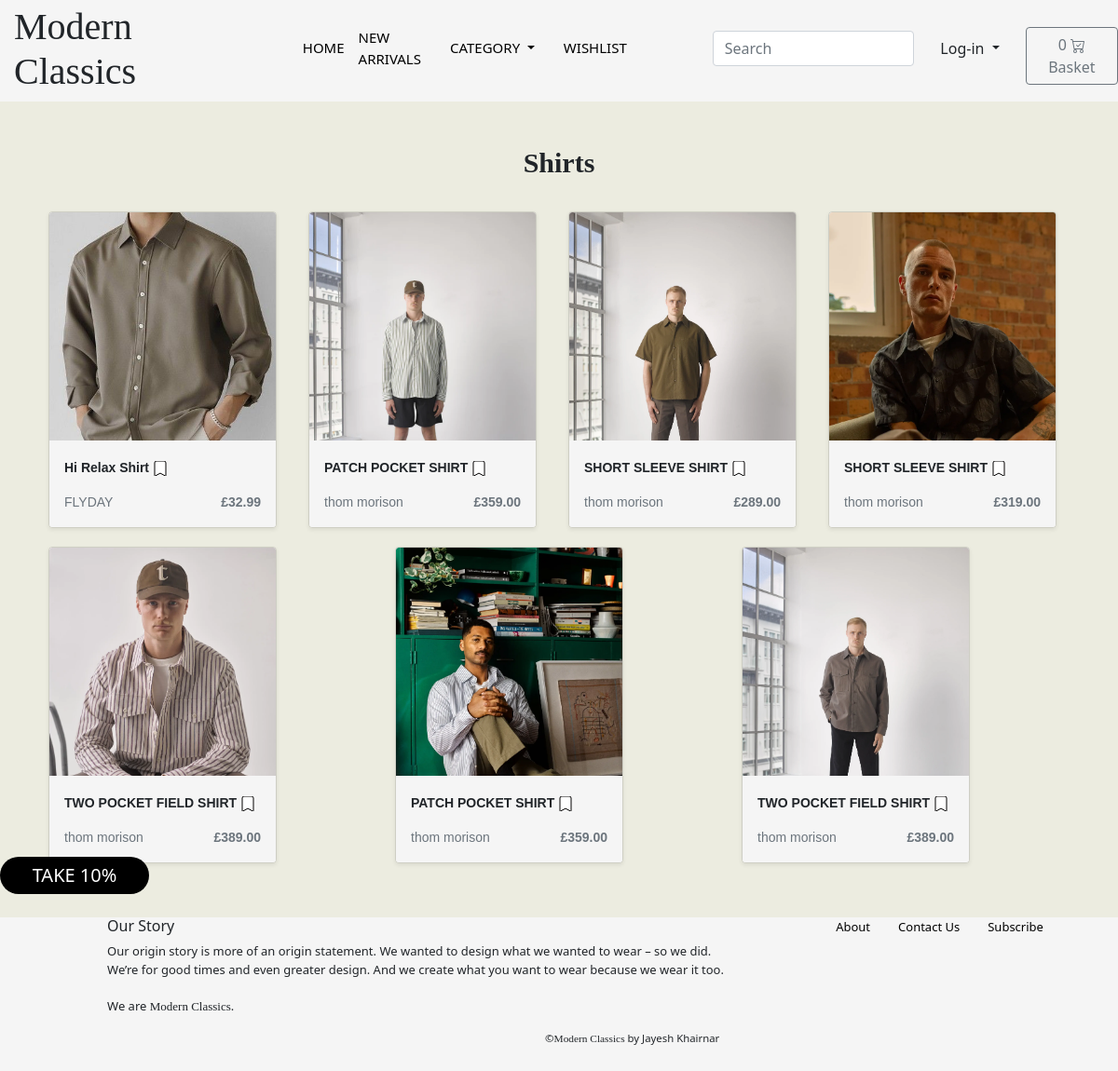
The page /search/shirts/ on the database its author committed.
### store/models.py (models this page shows, shortened)
class Category(models.Model):
    name = models.CharField(max_length=225,db_index=True)               #db_index-->??
    slug = models.SlugField(max_length=225, unique=True)                #SlugField,unique--->??
    category_image = models.ImageField(upload_to='uploads/ategory', default='uploads/products/default.jpg')
    class Meta:                                                         #Meta-->??
        verbose_name_plural='categories'
    def get_absolute_url(self):
        return reverse("store:category_list", args=[self.slug])

class Product(models.Model):
    category = models.ForeignKey(Category, related_name='product', on_delete=models.CASCADE)
    created_by = models.ForeignKey(User , on_delete=models.CASCADE , related_name='product_creator')
    title = models.CharField(max_length=255)
    slug = models.SlugField(max_length=255)
    brand = models.CharField(max_length=100)
    price = models.DecimalField(max_digits=5, decimal_places=2)
    in_stock = models.BooleanField(default=True)
    is_active = models.BooleanField(default=True)
    is_wishlisted = models.BooleanField(default=False)
    description = models.CharField(
        max_length=1000, default='', blank=True, null=True)
    image = models.ImageField(upload_to='uploads/products/',default='uploads/products/default.jpg')
    image2 = models.ImageField(upload_to='uploads/products/',default='uploads/products/default.jpg')
    created = models.DateTimeField(auto_now_add=True)
    updated = models.DateTimeField(auto_now=True)
    objects = models.Manager()
    products = ProductManager()
    wishlisted = WishlistManager()
    class Meta:
        verbose_name_plural = 'Products'
        ordering=('created',)
    def get_absolute_url(self):
        return reverse("store:product_detail", args=[self.slug])

### store/views.py (the view)
# urls.py: path('search/<slug:category_slug>/', views.category_list, name='category_list'),
def category_list(request, category_slug=None):
    category = get_object_or_404(Category,slug=category_slug)
    products = Product.objects.filter(category=category)
    return render(request, 'store/products/category.html',{'category':category, 'products':products})

### basket/basket.py (called while the page is built)
    def __len__(self):
        return sum(item['qty'] for item in self.basket.values())

### basket/context_processors.py (called while the page is built)
def basket(request):
    return {'basket': Basket(request)}

### store/context_processors.py (called while the page is built)
def categories(request):
    return{
        'categories': Category.objects.all()
    }

### templates/store/products/category.html (shortened to what this page needs)
{% extends "../base.html" %}
{% load static %}
{% block content %}
<main>
  <div class="album py-5 bg-transparent">
    <div class="container bg-transparent">
      <div class="pb-3 h5 bg-transparent ">{{category.name|title}}</div>
      <div class="products-container bg-transparent">
      {% for product in products %}
        <div class="col bg-transparent">
          <div class="card shadow-sm bg-transparent">
            <div class="flip-card">
              <div class="flip-card-inner">
                <div class="flip-card-front">
                  <img class="card-img-top first-img" alt="Responsive image" src="{{ product.image.url }}">
                </div>
                <div class="flip-card-back">
                </div>
              </div>
            </div>
            <div class="card-body">
              <p class="card-text">
                <a class="text-dark text-decoration-none bolder-text" href="{{ product.get_absolute_url }}">{{ product.title }}</a>
                <svg id="svg{{forloop.counter}}" class="bi bi-bookmark-fill" data-index="{{product.id}}" xmlns="http://www.w3.org/2000/svg" width="16" height="16" fill="currentColor"  viewBox="0 0 16 16"> <path d="M2 2v13.5a.5.5 0 0 0 .74.439L8 13.069l5.26 2.87A.5.5 0 0 0 14 15.5V2a2 2 0 0 0-2-2H4a2 2 0 0 0-2 2z" ></path> </svg>
              </p>
              <div class="d-flex justify-content-between align-items-center">
                <small class="text-muted">{{ product.brand }}</small>
                <small class="text-muted"><strong>&pound;{{ product.price }}</strong></small>
              </div>
            </div>
          </div>
        </div>
      {% endfor %}
      </div>
    </div>
  </div>
</main>
{% endblock %}

### store/static/base.css (style rules this page uses)
* { margin-top: 0px; background-color: whitesmoke; }
a { text-decoration: none; }

### store/static/home.css (style rules this page uses)
main { margin: 0; padding: 0; overflow-x: hidden; background-color: rgb(236, 236, 224); }
.h5 { font-weight: bolder; font-size: 30px; font-family:Georgia, 'Times New Roman', Times, serif; text-align: center; background-color: rgb(236, 236, 224); }

### store/static/category.css (style rules this page uses)
.products-container { display: flex; align-items:center; justify-content: space-around; flex-direction: row; flex-wrap:wrap; }
.col { margin: 10px; }
.card { width: 245px; height: 340px; overflow: hidden; }
.flip-card { background-color: transparent; width: 245px; height: 320px; overflow: hidden; perspective: 1000px; }
.flip-card-inner { position: relative; width: 245px; height: 320px; text-align: center; transition: transform 0.6s ease-in; transition-delay: .2s; transform-style: preserve-3d; box-shadow: 0 4px 8px 0 rgba(0,0,0,0.2); }
.flip-card-front, .flip-card-back { position: absolute; width: 245px; height: 320px; -webkit-backface-visibility: hidden; backface-visibility: hidden; }
.flip-card-front { background-color: #bbb; color: black; }
.flip-card-back { background-color: #2980b9; color: white; transform: rotateY(180deg); }
.bolder-text { font-size: 14px; font-weight: bolder; font-family:Verdana, Geneva, Tahoma, sans-serif ; }
.text-muted { font-family: 'Trebuchet MS', 'Lucida Sans Unicode', 'Lucida Grande', 'Lucida Sans', Arial, sans-serif; }

### store/static/collections.css (style rules this page uses)
.bi.bi-bookmark-fill { cursor: pointer; color:white; stroke: #020000; stroke-width: 1px; stroke-linejoin: round; }

### rows shown on the page
Category: name "Shirts"
Product: image (picture), title "Hi Relax Shirt", brand "FLYDAY", price "32.99"
Product: image (picture), title "PATCH POCKET SHIRT", brand "thom morison", price "359.00"
Product: image (picture), title "SHORT SLEEVE SHIRT", brand "thom morison", price "289.00"
Product: image (picture), title "SHORT SLEEVE SHIRT", brand "thom morison", price "319.00"
Product: image (picture), title "TWO POCKET FIELD SHIRT", brand "thom morison", price "389.00"
Product: image (picture), title "PATCH POCKET SHIRT", brand "thom morison", price "359.00"
Product: image (picture), title "TWO POCKET FIELD SHIRT", brand "thom morison", price "389.00"
